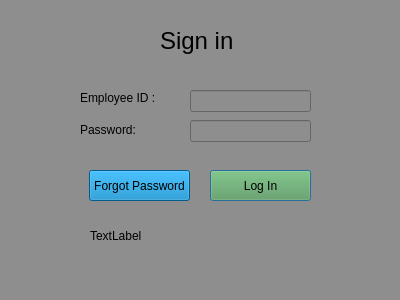
<?xml version="1.0" encoding="UTF-8"?>
<ui version="4.0">
 <class>LoginAuthentication</class>
 <widget class="QDialog" name="LoginAuthentication">
  <property name="geometry">
   <rect>
    <x>0</x>
    <y>0</y>
    <width>400</width>
    <height>300</height>
   </rect>
  </property>
  <property name="windowTitle">
   <string>LogIn</string>
  </property>
  <property name="styleSheet">
   <string notr="true">background-color: rgb(142, 142, 142);
</string>
  </property>
  <widget class="QLabel" name="userNameTitle">
   <property name="geometry">
    <rect>
     <x>80</x>
     <y>90</y>
     <width>101</width>
     <height>16</height>
    </rect>
   </property>
   <property name="text">
    <string>Employee ID : </string>
   </property>
  </widget>
  <widget class="QLabel" name="PasswordTitle">
   <property name="geometry">
    <rect>
     <x>80</x>
     <y>120</y>
     <width>101</width>
     <height>20</height>
    </rect>
   </property>
   <property name="text">
    <string>Password: </string>
   </property>
  </widget>
  <widget class="QLineEdit" name="usernameTxt">
   <property name="geometry">
    <rect>
     <x>190</x>
     <y>90</y>
     <width>121</width>
     <height>22</height>
    </rect>
   </property>
  </widget>
  <widget class="QLineEdit" name="passwordTxt">
   <property name="geometry">
    <rect>
     <x>190</x>
     <y>120</y>
     <width>121</width>
     <height>22</height>
    </rect>
   </property>
  </widget>
  <widget class="QLabel" name="LoginTitle">
   <property name="geometry">
    <rect>
     <x>160</x>
     <y>20</y>
     <width>161</width>
     <height>41</height>
    </rect>
   </property>
   <property name="font">
    <font>
     <pointsize>18</pointsize>
    </font>
   </property>
   <property name="text">
    <string>Sign in </string>
   </property>
  </widget>
  <widget class="QPushButton" name="logInBtn">
   <property name="geometry">
    <rect>
     <x>210</x>
     <y>170</y>
     <width>101</width>
     <height>31</height>
    </rect>
   </property>
   <property name="styleSheet">
    <string notr="true">background-color: rgb(92, 157, 84);</string>
   </property>
   <property name="text">
    <string>Log In</string>
   </property>
  </widget>
  <widget class="QPushButton" name="forgotPwBtn">
   <property name="geometry">
    <rect>
     <x>89</x>
     <y>170</y>
     <width>101</width>
     <height>31</height>
    </rect>
   </property>
   <property name="styleSheet">
    <string notr="true">background-color: rgb(0, 130, 195);</string>
   </property>
   <property name="text">
    <string>Forgot Password</string>
   </property>
  </widget>
  <widget class="QLabel" name="notificationTxt">
   <property name="geometry">
    <rect>
     <x>90</x>
     <y>210</y>
     <width>241</width>
     <height>51</height>
    </rect>
   </property>
   <property name="text">
    <string>TextLabel</string>
   </property>
  </widget>
 </widget>
 <resources/>
 <connections/>
</ui>
